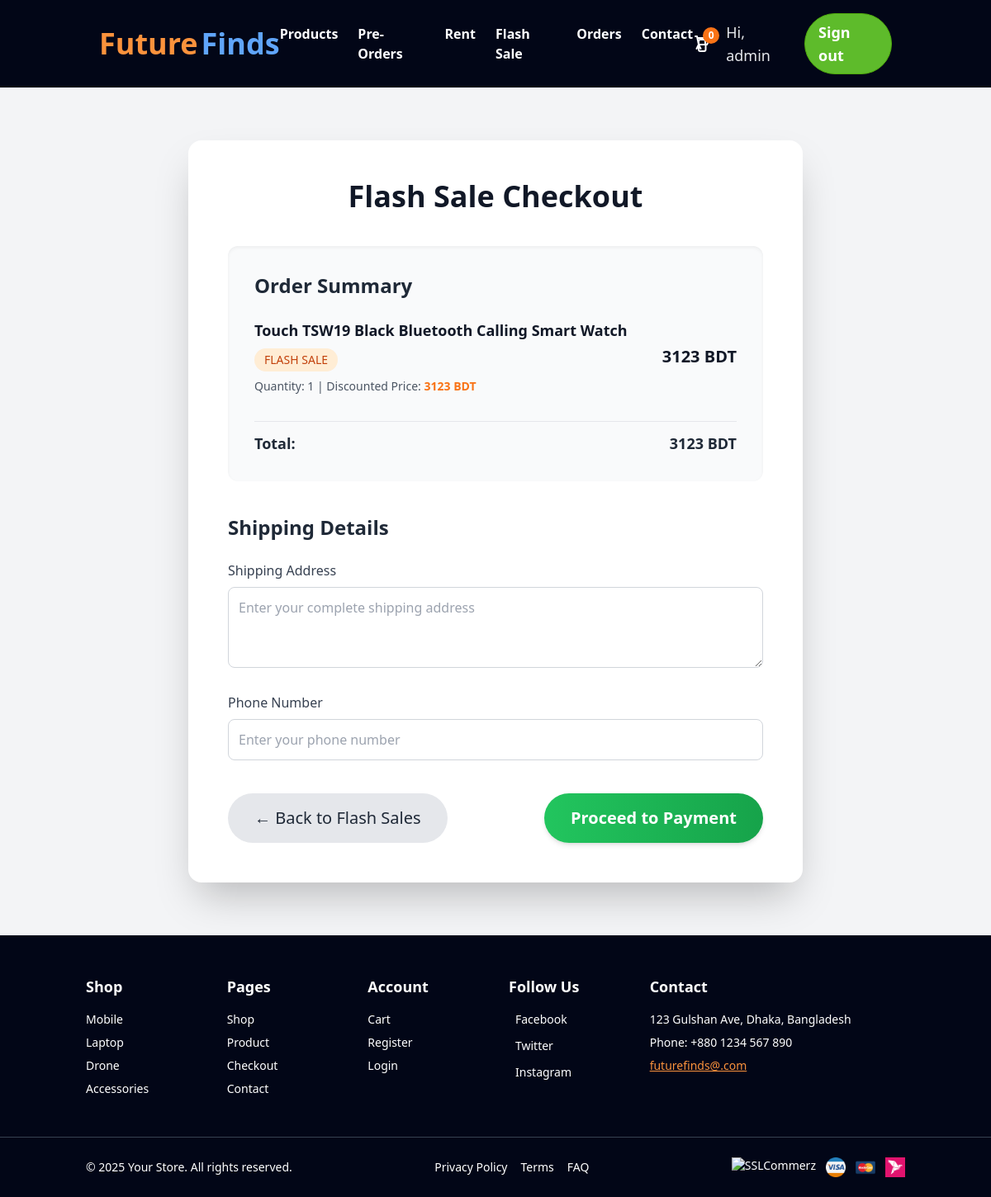
The page /product/flash-sale/8/checkout/ (signed in) on the database its author committed.
### products/models.py (models this page shows)
class FlashSaleProduct(models.Model):
    name = models.CharField(max_length=255)
    image = models.ImageField(upload_to='flash_sale_images/', blank=True, null=True)
    discount_type = models.CharField(
        max_length=10,
        choices=[('percent', 'Percent'), ('fixed', 'Fixed')],
        default='percent'
    )
    original_price = models.DecimalField(max_digits=10, decimal_places=2, default=0)
    discount_value = models.DecimalField(
        max_digits=10,
        decimal_places=2,
        default=0,
        help_text="Enter percentage for percent discount, or fixed amount for fixed discount"
    )
    start_time = models.DateTimeField()
    end_time = models.DateTimeField()
    def get_sale_price(self):
        if self.discount_type == 'percent':
            sale_price = self.original_price * (1 - self.discount_value / 100)
        else:  # fixed
            sale_price = self.original_price - self.discount_value
        return int(sale_price)

### products/views.py (the view, shortened to what this page needs)
# urls.py: path('flash-sale/<int:pk>/checkout/', views.flash_sale_checkout, name='flash_sale_checkout'),
@login_required(login_url='login')
def flash_sale_checkout(request, pk):
    product = get_object_or_404(FlashSaleProduct, pk=pk)
    total_price = product.get_sale_price()
    return render(request, "flash_sale_checkout.html", {
        "product": product,
        "total_price": total_price
    })

### templates/flash_sale_checkout.html (shortened to what this page needs)
<!DOCTYPE html>
<html lang="en">
<head>
    <link href="https://cdn.jsdelivr.net/npm/daisyui@4.12.24/dist/full.min.css" rel="stylesheet" type="text/css" />
    <script src="https://cdn.tailwindcss.com"></script>
</head>
<body class="bg-gray-100">
<nav  class="bg-slate-950"  >
<header class="bg-slate-950 sticky top-0 z-50">
  <div class="container mx-auto flex justify-between items-center py-4 px-4 lg:px-8">
    <a href="{% url 'home' %}" class="flex items-center">
      <span class="text-orange-400 text-4xl font-bold">Future</span>
      <span class="text-blue-400 text-4xl font-bold ml-1">Finds</span>
    </a>
    <nav id="mobileMenu" class="hidden lg:flex md:flex-grow justify-center">
      <ul class="flex flex-col lg:flex-row lg:space-x-6 text-white font-semibold">
        <li><a href="{% url 'products' %}" class="hover:text-orange-400 py-2 block">Products</a></li>
        <li><a href="{% url 'preorder_products' %}" class="hover:text-orange-400 py-2 block">Pre-Orders</a></li>
        <li><a href="{% url 'rental_products' %}" class="hover:text-orange-400 py-2 block">Rent</a></li>
        <li><a href="{% url 'flash_sale' %}" class="hover:text-orange-400 py-2 block">Flash Sale</a></li>
        {% if user.is_authenticated %}
          <li><a href="{% url 'orders' %}" class="hover:text-orange-400 py-2 block">Orders</a></li>
        {% endif %}
        <li><a href="{% url 'contact' %}" class="hover:text-orange-400 py-2 block">Contact</a></li>
      </ul>
    </nav>
    <div class="hidden lg:flex items-center space-x-4">
      <a href="{% url 'cart' %}" class="relative text-white hover:text-orange-400 transition-colors">
        <svg class="w-6 h-6" fill="none" stroke="currentColor" viewBox="0 0 24 24">
          <path stroke-linecap="round" stroke-linejoin="round" stroke-width="2" d="M3 3h2l.4 2M7 13h10l4-8H5.4m0 0L7 13m0 0l-2.5 5M7 13l2.5 5m6-5v6a2 2 0 01-2 2H9a2 2 0 01-2-2v-6m8 0V9a2 2 0 00-2-2H9a2 2 0 00-2 2v4.01"></path>
        </svg>
        <span class="absolute -top-2 -right-2 bg-orange-500 text-white text-xs rounded-full h-5 w-5 flex items-center justify-center font-bold">
          {% if user.is_authenticated %}
            {{ user.cartitem_set.count|default:0 }}
          {% else %}
            0
          {% endif %}
        </span>
      </a>
      {% if user.is_authenticated %}
        <span class="text-gray-200 text-lg">Hi, {{ user.username }}</span>
        <a href="{% url 'logout' %}"
           class="bg-[#5EBB2B] border border-[#4eaa0c] text-white hover:bg-transparent hover:text-[#5EBB2B] font-semibold px-4 py-2 rounded-full text-lg transition">
           Sign out
        </a>
      {% else %}
        <a href="{% url 'login' %}"
           class="bg-[#FF9900] border border-[#e17d00] text-black hover:bg-transparent hover:text-[#FF9900] font-semibold px-4 py-2 rounded-full text-lg transition">
           Sign in
        </a>
      {% endif %}
    </div>
  </div>
</header>
</nav>
  {% load static %}
<main class="container mx-auto my-16 px-4">
  <div class="bg-white shadow-2xl rounded-2xl p-8 md:p-12 w-full md:w-5/6 lg:w-3/4 mx-auto transition-transform duration-300 hover:-translate-y-1">
    <h1 class="text-3xl sm:text-4xl font-extrabold text-gray-900 mb-10 text-center">
       Flash Sale Checkout
    </h1>
    <section class="bg-gray-50 rounded-xl p-6 md:p-8 shadow-inner mb-10">
      <h2 class="text-2xl font-semibold mb-6 text-gray-800 text-center sm:text-left">
        Order Summary
      </h2>
      <div class="flex flex-col sm:flex-row justify-between items-start sm:items-center border-gray-200 pb-4 mb-4">
        <div>
          <p class="text-lg font-semibold text-gray-900">{{ product.name }}</p>
          <div class="inline-block mt-2 bg-orange-100 text-orange-700 px-3 py-1 rounded-full text-sm font-medium">
             FLASH SALE
          </div>
          <p class="text-sm text-gray-600 mt-2">
            Quantity: 1 | Discounted Price:
            <span class="font-semibold text-orange-500">{{ product.get_sale_price }} BDT</span>
          </p>
        </div>
        <p class="text-xl font-bold text-gray-900 mt-4 sm:mt-0">
          {{ total_price }} BDT
        </p>
      </div>
      <div class="flex justify-between font-bold text-lg border-t border-gray-200 pt-3 text-gray-800">
        <span>Total:</span>
        <span>{{ total_price }} BDT</span>
      </div>
    </section>
    <form method="POST" class="space-y-6">
      <h2 class="text-2xl font-semibold text-gray-800 mb-4 text-center sm:text-left">
        Shipping Details
      </h2>
      <div>
        <label for="address" class="block text-gray-700 font-medium mb-2">Shipping Address</label>
        <textarea
          id="address"
          name="address"
          rows="3"
          class="w-full border border-gray-300 rounded-lg p-3 focus:ring-2 focus:ring-green-500 focus:outline-none"
          required
          placeholder="Enter your complete shipping address"></textarea>
      </div>
      <div>
        <label for="phone" class="block text-gray-700 font-medium mb-2">Phone Number</label>
        <input
          type="text"
          id="phone"
          name="phone"
          class="w-full border border-gray-300 rounded-lg p-3 focus:ring-2 focus:ring-green-500 focus:outline-none"
          required
          placeholder="Enter your phone number">
      </div>
      <div class="flex flex-col sm:flex-row justify-center sm:justify-between items-center gap-4 pt-4">
        <a href="{% url 'flash_sale' %}"
           class="w-full sm:w-auto text-center bg-gray-200 text-gray-800 font-medium py-4 text-xl px-8 rounded-full hover:bg-gray-300 transition-all duration-300">
          ← Back to Flash Sales
        </a>
        <button
          type="submit"
          class="w-full sm:w-auto bg-gradient-to-r from-green-500 to-green-600 text-white font-semibold py-4 text-xl px-8 rounded-full shadow-md hover:from-green-600 hover:to-green-700 transform hover:scale-105 transition-all duration-300">
           Proceed to Payment
        </button>
      </div>
    </form>
  </div>
</main>
<footer class="bg-slate-950 text-white text-sm mt-10">
    {% load static %}
  <div class="container mx-auto px-4 py-12">
    <div class="grid grid-cols-1 sm:grid-cols-2 lg:grid-cols-6 gap-8">
      <div>
        <h3 class="text-lg font-semibold mb-4">Shop</h3>
        <ul class="space-y-2">
          <li><a href="{% url 'category_products' 'phone' %}" class="hover:text-orange-400">Mobile</a></li>
          <li><a href="{% url 'category_products' 'laptop' %}" class="hover:text-orange-400">Laptop</a></li>
          <li><a href="{% url 'category_products' 'drone' %}" class="hover:text-orange-400">Drone</a></li>
          <li><a href="{% url 'category_products' 'accessories' %}" class="hover:text-orange-400">Accessories</a></li>
        </ul>
      </div>
      <div>
        <h3 class="text-lg font-semibold mb-4">Pages</h3>
        <ul class="space-y-2">
          <li><a href="{% url 'products' %}" class="hover:text-orange-400">Shop</a></li>
          <li><a href="{% url 'products' %}" class="hover:text-orange-400">Product</a></li>
          <li><a href="{% url 'cart' %}" class="hover:text-orange-400">Checkout</a></li>
          <li><a href="{% url 'contact' %}" class="hover:text-orange-400">Contact</a></li>
        </ul>
      </div>
      <div>
        <h3 class="text-lg font-semibold mb-4">Account</h3>
        <ul class="space-y-2">
          <li><a href="{% url 'cart' %}" class="hover:text-orange-400">Cart</a></li>
          <li><a href="{% url 'signup' %}" class="hover:text-orange-400">Register</a></li>
          <li><a href="{% url 'login' %}" class="hover:text-orange-400">Login</a></li>
        </ul>
      </div>
      <div>
        <h3 class="text-lg font-semibold mb-4">Follow Us</h3>
        <ul class="space-y-3">
          <li><a href="https://facebook.com/futurefinds" target="_blank" class="flex items-center gap-2 hover:text-orange-400">
            <img src="{% static 'images/icons/facebook.svg' %}" class="h-4" alt=""> Facebook</a></li>
          <li><a href="https://twitter.com/futurefinds" target="_blank" class="flex items-center gap-2 hover:text-orange-400">
            <img src="{% static 'images/icons/twitter.svg' %}" class="h-4" alt=""> Twitter</a></li>
          <li><a href="https://instagram.com/futurefinds" target="_blank" class="flex items-center gap-2 hover:text-orange-400">
            <img src="{% static 'images/icons/instagram.svg' %}" class="h-4" alt=""> Instagram</a></li>
        </ul>
      </div>
      <div class="col-span-1 sm:col-span-2 lg:col-span-2">
        <h3 class="text-lg font-semibold mb-4">Contact</h3>
        <p class="mb-2">123 Gulshan Ave, Dhaka, Bangladesh</p>
        <p class="mb-2">Phone: +880 1234 567 890</p>
        <a href="mailto:info@yourstore.com" class="underline text-orange-400">futurefinds@.com</a>
      </div>
    </div>
  </div>
  <div class="border-t border-gray-700 py-6">
    <div class="container mx-auto px-4 flex flex-col md:flex-row justify-between items-center text-center gap-4">
      <p class="text-sm">&copy; 2025 Your Store. All rights reserved.</p>
      <ul class="flex flex-wrap justify-center gap-4">
        <li><a href="{% url 'contact' %}" class="hover:text-orange-400">Privacy Policy</a></li>
        <li><a href="{% url 'contact' %}" class="hover:text-orange-400">Terms</a></li>
        <li><a href="{% url 'contact' %}" class="hover:text-orange-400">FAQ</a></li>
      </ul>
      <div class="flex items-center justify-center gap-3">
        <img src="{% static 'images/sslcommerz.png'%}" alt="SSLCommerz" class="h-6">
        <img src="{% static 'images/visa_11378344.png' %}" alt="Visa" class="h-6">
        <img src="{% static 'images/card_16174534.png' %}" alt="MasterCard" class="h-6">
        <img src="{% static 'images/unnamed.webp' %}" alt="bKash" class="h-6">
      </div>
    </div>
  </div>
</footer>
</body>
</html>

### rows shown on the page
FlashSaleProduct: name "Touch TSW19 Black Bluetooth Calling Smart Watch", get_sale_price "3123"

### other values the page prints
{{ user.cartitem_set.count|default:0 }} "0"
{{ user.username }} "admin"
{{ total_price }} "3123"
